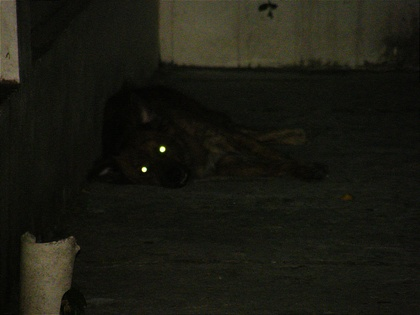
%> input picture dataset/exp1/D1.jpg, 420 x 315 px, shrunk from 800 x 600 before the run
$ octave --eval "exp1_CLAHE;"   (GNU Octave 9; MATLAB toolbox functions it lacks are replaced by stand-ins)
%> lines starting %> are read from the running program, lines starting %| are printed output that depends on the picture
function exp1_CLAHE()
    % Define image names (Only JPG images)
    image_names = {'D1', 'D2', 'D3', 'D4', 'D5', 'L1', 'L2', 'L3', 'L4', 'L5'};
    input_folder = 'dataset/exp1/';
    output_folder = 'exp1_CLAHE/';

    % Ensure output folder exists
    if ~exist(output_folder, 'dir')
        mkdir(output_folder);
    end

    % Define CLAHE parameters
    tile_sizes = [8, 16, 32];
    clip_limits = [2, 4, 6, 8];

    % Initialize results table
    all_results = [];

    % Process each image (JPG only)
    for idx = 1:length(image_names)
        image_name = image_names{idx};
        img_path = fullfile(input_folder, [image_name, '.jpg']);

        % Check if image exists
        if ~isfile(img_path)
            fprintf('Skipping: %s (File not found)\n', img_path);
            continue;
        end

        img = imread(img_path);
%> img is the input picture: size 315x420x3 uint8; mean R, G, B 26.1, 26.3, 18
        [~, base_name, ext] = fileparts(img_path); % Extract filename
        full_image_name = [base_name, ext];

        % Convert image to double for precision
        img = im2double(img);
%> img: size 315x420x3 double

        % Convert image to YCbCr color space
        img_ycbcr = rgb2ycbcr(img);
%> img_ycbcr: size 315x420x3 double; mean of channels 1, 2, 3 0.148, 0.488, 0.504
        Y = img_ycbcr(:,:,1);  % Extract luminance channel
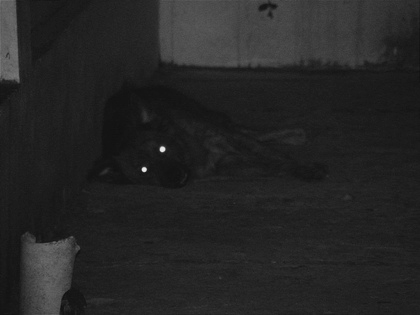
%> Y: size 315x420 double; min 0.0647, max 0.91, mean 0.148

        % Store results
        results = [];

        % Original Image Metrics
        entropy_original = entropy(Y);
%> entropy_original = 5.15
        std_original = std(double(Y(:)));
%> std_original = 0.0628
        ssim_original = 1.0;  % SSIM with itself is always 1
        bhatta_original = 0.0; % Bhattacharyya distance with itself is 0
        lcv_original = local_contrast_variance(Y);
%> in local_contrast_variance, `local_variance = imboxfilt((image - local_means).^2, window_size);`:
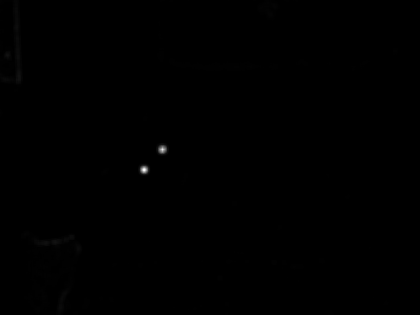
%> local_variance: size 315x420 double; min 1.94e-06, max 0.0657, mean 0.000127; drawn with min black and max white
%> in local_contrast_variance, `lcv = mean(local_variance(:));`: lcv = 0.000127
%> lcv_original = 0.000127

        % Store original image metrics
        results = [results; 0, 0, entropy_original, std_original, ssim_original, bhatta_original, lcv_original];
%> results = [0 0 5.15 0.0628 1 0 0.000127]

        % Create figure for image results
        figure;
        subplot(4, 5, 1);
        imshow(img);
        title('Original Image', 'FontSize', 10);

        % Loop through different tile sizes and clip limits
        count = 2;
        for i = 1:length(tile_sizes)
            for j = 1:length(clip_limits)
                tile_size = tile_sizes(i);
                clip_limit = clip_limits(j);

                % Apply CLAHE with specific tile size and clip limit
                Y_clahe = contrast_limited_ahe(Y, tile_size, clip_limit);

                % Merge enhanced Y with original CbCr channels
                img_clahe = ycbcr2rgb(cat(3, Y_clahe, img_ycbcr(:,:,2), img_ycbcr(:,:,3)));

                % Compute evaluation metrics
                entropy_clahe = entropy(Y_clahe);
                std_clahe = std(double(Y_clahe(:)));
                ssim_clahe = ssim(Y_clahe, Y);
                bhatta_clahe = bhattacharyya_distance(Y, Y_clahe);
                lcv_clahe = local_contrast_variance(Y_clahe);

                % Store results
                results = [results; tile_size, clip_limit, entropy_clahe, std_clahe, ssim_clahe, bhatta_clahe, lcv_clahe];

                % Show processed images
                subplot(4, 5, count);
                imshow(img_clahe);
                title(sprintf('T: %d, C: %d', tile_size, clip_limit), 'FontSize', 8);
                count = count + 1;

                % Save processed images in JPG format
                enhanced_img_path = fullfile(output_folder, sprintf('%s_CLAHE_Tile_%d_Clip_%d.jpg', base_name, tile_size, clip_limit));
                imwrite(img_clahe, enhanced_img_path);
            end
        end
%> after the loop, count = 14

        % Save image results figure
        sgtitle(['CLAHE Image Results: ', full_image_name], 'FontSize', 12);
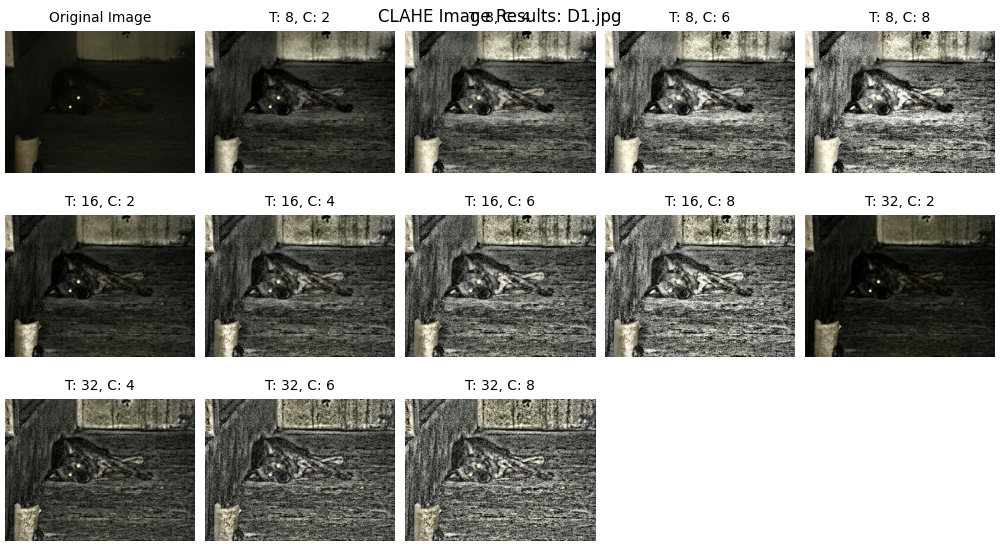
%> figure redrawn from the program's plot data, 13 panels
        img_plot_filename = fullfile(output_folder, sprintf('CLAHE_Images_%s.jpg', full_image_name));
        saveas(gcf, img_plot_filename);

        % Create a table with image name and method
        num_rows = size(results, 1);
%> num_rows = 13
        image_names_col = repmat({full_image_name}, num_rows, 1);
        methods_col = repmat({'CLAHE'}, num_rows, 1);

        % Convert results to table and include image name and method
        results_table = table(image_names_col, methods_col, results(:,1), results(:,2), results(:,3), ...
            results(:,4), results(:,5), results(:,6), results(:,7), ...
            'VariableNames', {'Image_Name', 'Method', 'Tile_Size', 'Clip_Limit', 'Entropy', 'StdDev', 'SSIM', 'Bhattacharyya', 'LCV'});
%> results_table = 13 items; first 5, Tile_Size, Clip_Limit, Entropy, StdDev and SSIM: 0 0 5.15 0.0628 1, 8 2 6.9 0.142 0.505, 8 4 7.45 0.179 0.238, 8 6 7.7 0.206 0.155, 8 8 7.82 0.224 0.124

        % Append results to all_results
        all_results = [all_results; results_table];

        % Generate a single Heatmap plot for all five metrics
        plot_clahe_heatmaps(results_table, tile_sizes, clip_limits, full_image_name, output_folder);
    end

    % Save final results to a single CSV file
    csv_filename = fullfile(output_folder, 'results_summary.csv');
    writetable(all_results, csv_filename);
    fprintf('All results saved to: %s\n', csv_filename);
end

% ---- CLAHE Function ----
function output = contrast_limited_ahe(image, tile_size, clip_limit)
    output = adapthisteq(image, 'NumTiles', [tile_size tile_size], 'ClipLimit', clip_limit/100);
end

% ---- Bhattacharyya Distance Function ----
function dist = bhattacharyya_distance(img1, img2)
    hist1 = imhist(img1) / numel(img1);
    hist2 = imhist(img2) / numel(img2);
    coeff = sum(sqrt(hist1 .* hist2));
    dist = sqrt(1 - coeff);
end

% ---- Local Contrast Variance Function (FIXED) ----
function lcv = local_contrast_variance(image)
    image = im2double(image);
    window_size = 5;
    local_means = imboxfilt(image, window_size);
    local_variance = imboxfilt((image - local_means).^2, window_size);
    lcv = mean(local_variance(:));
end

% ---- Heatmap Plot for CLAHE ----
function plot_clahe_heatmaps(results_table, tile_sizes, clip_limits, image_name, output_folder)
    metrics = {'Entropy', 'StdDev', 'SSIM', 'Bhattacharyya', 'LCV'};

    figure;
    for k = 1:length(metrics)
        metric = metrics{k};
        Z = reshape(results_table{2:end, metric}, length(tile_sizes), length(clip_limits));

        subplot(2, 3, k);
        h = heatmap(clip_limits, tile_sizes, Z);
        h.XLabel = 'Clip Limit';
        h.YLabel = 'Tile Size';
        h.Title = metric;
        colormap jet;
        colorbar;
    end

    % Save the combined plot
    sgtitle(['CLAHE Evaluation: ', image_name], 'FontSize', 12);
    plot_filename = fullfile(output_folder, sprintf('CLAHE_Metrics_%s.jpg', image_name));
    saveas(gcf, plot_filename);
end
%> (the run ends here)
